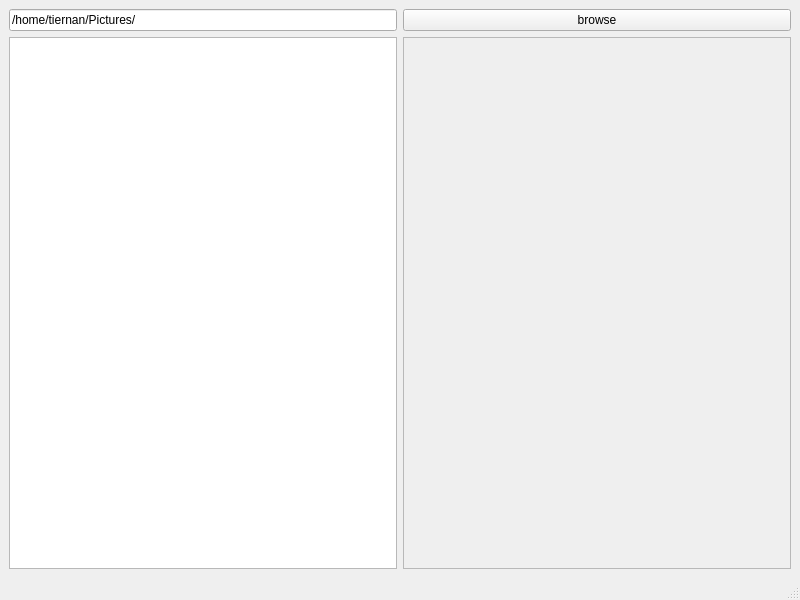
<?xml version="1.0" encoding="UTF-8"?>
<ui version="4.0">
 <class>MainWindow</class>
 <widget class="QMainWindow" name="MainWindow">
  <property name="geometry">
   <rect>
    <x>0</x>
    <y>0</y>
    <width>800</width>
    <height>600</height>
   </rect>
  </property>
  <property name="windowTitle">
   <string>MainWindow</string>
  </property>
  <widget class="QWidget" name="centralwidget">
   <layout class="QGridLayout" name="gridLayout_2">
    <item row="2" column="1">
     <widget class="QScrollArea" name="image_thumbnails">
      <property name="widgetResizable">
       <bool>true</bool>
      </property>
      <widget class="QWidget" name="image_thumbnails_contents">
       <property name="geometry">
        <rect>
         <x>0</x>
         <y>0</y>
         <width>386</width>
         <height>509</height>
        </rect>
       </property>
      </widget>
     </widget>
    </item>
    <item row="0" column="1">
     <widget class="QPushButton" name="browse_folder_location">
      <property name="text">
       <string>browse</string>
      </property>
     </widget>
    </item>
    <item row="2" column="0">
     <widget class="QListView" name="files_list"/>
    </item>
    <item row="0" column="0">
     <widget class="QLineEdit" name="folder_location">
      <property name="text">
       <string>/home/tiernan/Pictures/</string>
      </property>
      <property name="readOnly">
       <bool>true</bool>
      </property>
     </widget>
    </item>
   </layout>
  </widget>
  <widget class="QMenuBar" name="menubar">
   <property name="geometry">
    <rect>
     <x>0</x>
     <y>0</y>
     <width>800</width>
     <height>20</height>
    </rect>
   </property>
  </widget>
  <widget class="QStatusBar" name="statusbar"/>
 </widget>
 <resources/>
 <connections/>
</ui>
